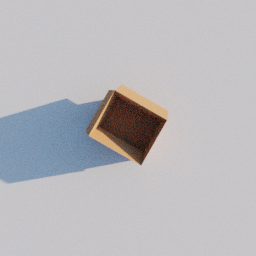
#> input picture src/box_dataset/images/box0.png, 256 x 256 px, found by its file name; its folder holds only this picture in this run
$ python visulize-data.py
#> lines starting #> are read from the running program, lines starting #| are printed output that depends on the picture
import json
import os

import cv2 as cv
import numpy as np
#import matplotlib

class create_data:

    def __init__(self, main_path, file_name):
#> called with file_name = 'dataset.json'
        with open (os.path.join(main_path, file_name)) as f:
#> (reads src/box_dataset/dataset.json from the repository)
            self.keypoints_data = json.load(f)
            self.keypoints_data = self.keypoints_data['dataset']


        path, corners, img = self.create_data()
        self.img_path = path
        self.img = img                            #keypoints_data['image_path']
        self.corner_keypoints = corners                 #keypoints_data['corner_keypoints']
        #self.flap_corner_keypoints = keypoints_data['flap_corner_keypoints']
        #self.flap_center_keypoints = keypoints_data['flap_center_keypoints']
        self.train_data = list(zip(self.img[0:199], self.corner_keypoints[0:199]))
        self.val_data = list(zip(self.img[200:250], self.corner_keypoints[200:250]))


    def create_data(self):
        path = []
        cornerpoints = []
        img_store = []
        for i in range(0,len(self.keypoints_data)):
            dataT = self.keypoints_data[i]
            dataT2 = list(map(lambda j : j[::-1] , dataT))

            img = cv.imread(os.path.join(DIR,dataT['image_path']))
#> img is the input picture: shape (256, 256, 3); mean B, G, R 187.3, 183.8, 184.8
            img = cv.cvtColor(img, cv.COLOR_BGR2GRAY)
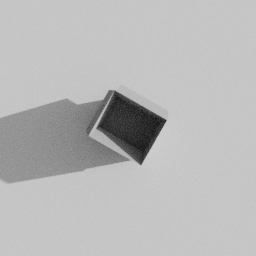
#> img: shape (256, 256); min 20, max 208, mean 184.6
            #print(img.shape)

            path.append(dataT['image_path'])
            img_store.append(img)
            corners = dataT['corner_keypoints']
            #corners2 = list(map(lambda j : j[::-1] , corners))
            cornerpoints.append(corners)
        return  path, cornerpoints, img_store

    def Normilize(self):
        pass


    def visulize(self, DIR, color = (0,255,0), thickness=2):
        x = np.random.randint(low=0, high=len(self.img_path))
        img = cv.imread(os.path.join(DIR,self.img_path[x]))
        pts = np.array(self.corner_keypoints[x], np.float32)
        pts = np.multiply(pts,256)
        for i in range(0,len(pts)):
            pts[i][1] = 256-pts[i][1]

        pts = pts.reshape((-1,1,2))

        print (pts)


        pts = pts.astype(int)
        print (pts)


        cv.polylines(img,[pts],True,color,thickness = thickness)
        cv.putText(img, str(self.img_path[x]).split('/')[1].split('.')[0],(0,30),cv.FONT_HERSHEY_COMPLEX,1,(255,0,0), thickness=2)
        cv.imshow('sample1', img)
        print(self.corner_keypoints[x])
        cv.waitKey(0)


if __name__=="__main__":
    DIR = r'C:\\Users\Administrator\Desktop\AIOR_Group\\Project1\src\box_dataset'
#> (the run stopped early here; a loop or call above may not have finished)
